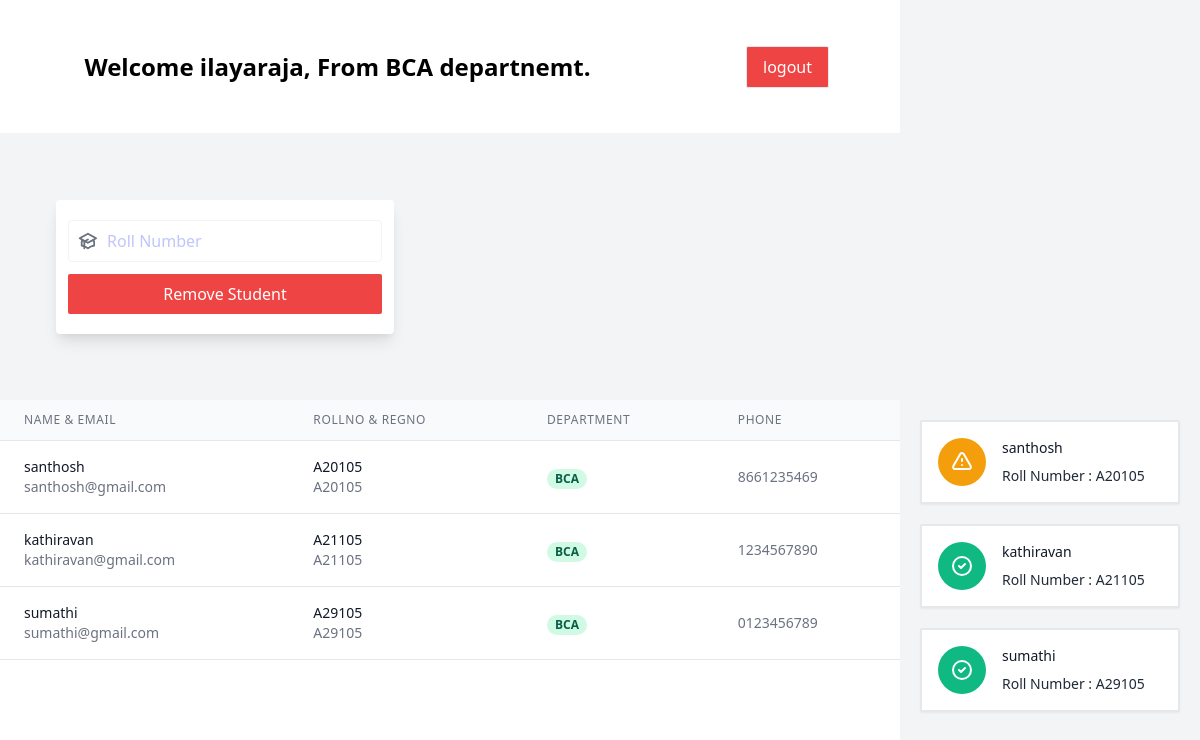
The page /staff/ (signed in) on the database as committed earlier.
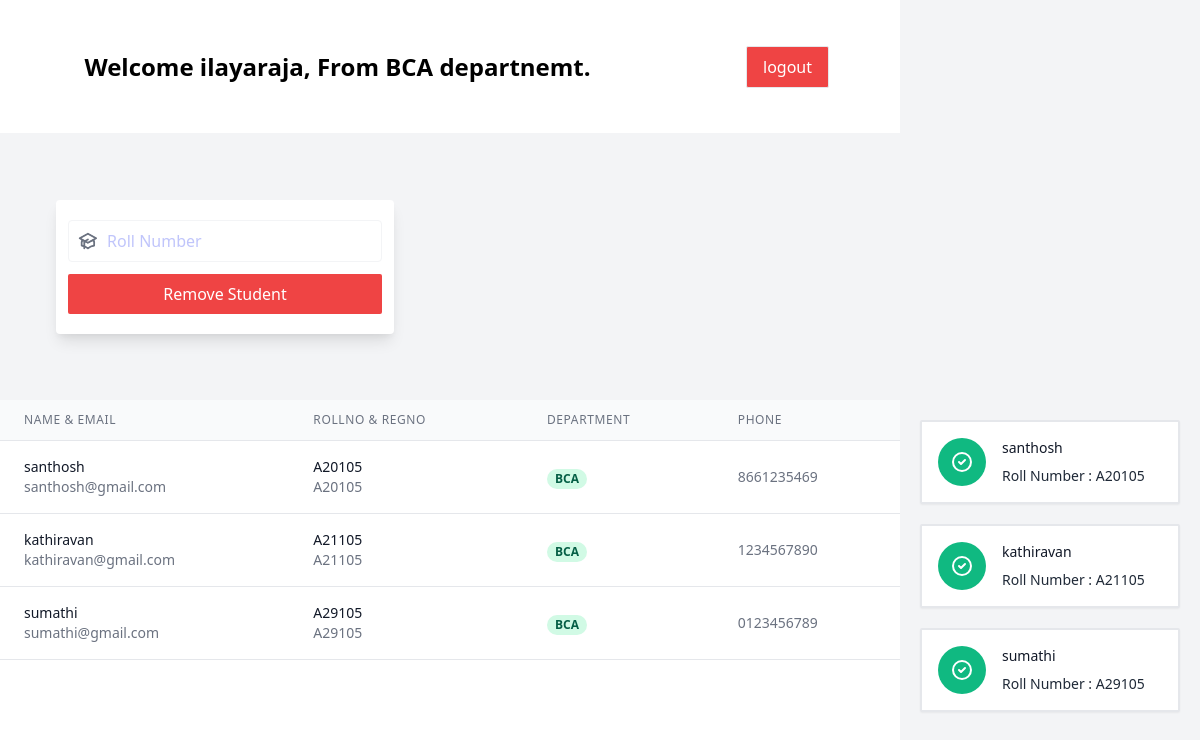
The same page on the database as committed later.
### app/models.py (models this page shows)
class Staff (models.Model):
    Name = models.CharField(max_length=30, default=None, null=True)
    Email = models.EmailField(default=None, null=True, blank=True)
    Dept = models.CharField(max_length=20, default=None, null=True, blank=True)

class Student (models.Model):
    Roll_No = models.CharField(max_length=20, default=None, null=True)
    Reg_No = models.CharField(max_length=20, default=None, null=True, blank=True)
    Name = models.CharField(max_length=30, default=None, null=True, blank=True)
    DOB = models.DateField(default=None, null=True, blank=True)
    Phone = models.CharField(max_length=10, default=None, null=True, blank=True)
    Dept = models.CharField(max_length=20, default=None, null=True, blank=True)
    Email = models.EmailField(default=None, null=True, blank=True)
    Father_Name = models.CharField(max_length=20, default=None, null=True, blank=True)
    Address = models.CharField(max_length=100, default=None, null=True, blank=True)
    Nationality = models.CharField(max_length=15, default=None, null=True, blank=True)
    Religion = models.CharField(max_length=10, default=None, null=True, blank=True)
    Caste_Community = models.CharField(max_length=5, default=None, null=True, blank=True)
    Date_Of_Admission = models.DateField(default=None, null=True, blank=True)
    Date_Of_Leaving = models.DateField(default=None, null=True, blank=True)
    Purpose_Of_TC = models.CharField(max_length=50, default=None, null=True, blank=True)
    Conduct = models.CharField(max_length=10, default=None, null=True, blank=True)
    Due_Department = models.BooleanField(default=False, null=True, blank=True)
    Due_Library = models.BooleanField(default=False, null=True, blank=True)
    Due_Hostel = models.BooleanField(default=False, null=True, blank=True)
    Due_Office = models.BooleanField(default=False, null=True, blank=True)
    Due_Labs = models.BooleanField(default=False, null=True, blank=True)
    Applied = models.BooleanField(default=False, null=True, blank=True)

### app/views.py (the view, shortened to what this page needs)
# urls.py: path('staff/',views.staff, name='staff'),
def staff(request):
    if request.user.is_authenticated and request.user.is_staff:
        form1 = Search(request.POST)
        form2 = RemoveStudent(request.POST)
        form3 = ConfirmRequest(request.POST)
        form4 = Viewstudent(request.POST)
        form5 = DeleteRequest(request.POST)
        staff = Staff.objects.get(Name=request.user.username)
        Reqs = Requests.objects.filter().values()
        students = Student.objects.filter(Dept=staff.Dept).values()
        dues = None
        search = None
        view = None
        if request.method == "POST":
            if form2.is_valid():
                username2 = form2.cleaned_data.get('username2')
                remove = Student.objects.get(Roll_No=username2, Dept=staff.Dept)
                remove.delete()
        if request.method == "POST":
            if form5.is_valid():
                rollno = form5.cleaned_data.get('decline')
                if Requests.objects.filter(Roll_No=rollno).exists():
                    Requests.objects.filter(Roll_No=rollno).delete()
        return render(request,'Staff_home.html', {'dues':dues, 'view':view,'search':search,'staff':staff, 'students':students, 'reqs':Reqs, 'form1':form1, 'form2':form2, 'form3':form3, 'form4':form4})
    else:
        return redirect('index')

### app/forms.py
class Search(forms.Form):
    username1 = forms.CharField(
        widget= forms.TextInput(
            attrs={
                "class":"w-full py-2 px-1 placeholder-indigo-400 outline-none placeholder-opacity-50",
                "placeholder":"Roll Number"
            }
        )
    )

class RemoveStudent(forms.Form):
    username2 = forms.CharField(
        widget= forms.TextInput(
            attrs={
                "class":"w-full py-2 px-1 placeholder-indigo-400 outline-none placeholder-opacity-50",
                "placeholder":"Roll Number"
            }
        )
    )

### templates/Staff_home.html (shortened to what this page needs)
{% extends 'base.html' %}
{% block content %}
<div class="grid grid-cols-4 h-screen">
    <div class="col-span-3 h-screen">
        <div class=" h-1/6 grid grid-cols-4 ">
            <div class="col-span-3 grid place-items-center">
                <h1 class="font-semibold text-2xl">Welcome {{staff.Name}}, From {{staff.Dept}} departnemt.</h1>
            </div>
            <div class="col-span-1 grid place-items-center">
                <a href="/logout"
                    class="bg-red-500 hover:bg-red-600 text-white text-md px-4 py-2 border rounded-sm">logout</a>
            </div>
        </div>
        <div class=" h-2/6 grid grid-cols-2 bg-gray-100">
            {% if staff.Dept != "library" and staff.Dept != "lab" and staff.Dept != "office" and staff.Dept != "hostel" %}
            <form action="" method="post" class="w-3/4 bg-white px-3 py-5 rounded shadow-lg m-auto">
                <div class="flex flex-col space-y-3">
                    <div class="flex items-center bg-white border border-gray-100 rounded px-2">
                        {{ form2.username2 }}
                    </div>
                    <button type="submit" class="text-white bg-red-500 px-4 py-2 rounded-sm">
                        Remove Student
                    </button>
                </div>
            </form>
            {% endif %}
        </div>
        <div class=" h-3/6 overflow-y-auto">
            <table class="w-full">
                <thead class="w-full">
                    <tr>
                        <th
                            class="px-6 py-3 border-b border-gray-200 bg-gray-50 text-left text-xs leading-4 font-medium text-gray-500 uppercase tracking-wider">
                            Name & Email</th>
                        <th
                            class="px-6 py-3 border-b border-gray-200 bg-gray-50 text-left text-xs leading-4 font-medium text-gray-500 uppercase tracking-wider">
                            Rollno & Regno</th>
                        <th
                            class="px-6 py-3 border-b border-gray-200 bg-gray-50 text-left text-xs leading-4 font-medium text-gray-500 uppercase tracking-wider">
                            Department</th>
                        <th
                            class="px-6 py-3 border-b border-gray-200 bg-gray-50 text-left text-xs leading-4 font-medium text-gray-500 uppercase tracking-wider">
                            Phone</th>
                    </tr>
                </thead>
                {% if staff.Dept != "library" and staff.Dept != "lab" and staff.Dept != "office" and staff.Dept != "hostel" %}
                <tbody class="bg-white w-full">
                    {% for student in students %}
                    <tr>
                        <td class="px-6 py-4 whitespace-no-wrap border-b border-gray-200">
                            <div class="flex items-center">
                                <div>
                                    <div class="text-sm leading-5 font-medium text-gray-900">{{student.Name}}
                                    </div>
                                    <div class="text-sm leading-5 text-gray-500">{{student.Email}}</div>
                                </div>
                            </div>
                        </td>
                        <td class="px-6 py-4 whitespace-no-wrap border-b border-gray-200">
                            <div class="text-sm leading-5 text-gray-900">{{student.Roll_No}}</div>
                            <div class="text-sm leading-5 text-gray-500">{{student.Reg_No}}</div>
                        </td>
                        <td class="px-6 py-4 whitespace-no-wrap border-b border-gray-200">
                            <span
                                class="px-2 inline-flex text-xs leading-5 font-semibold rounded-full bg-green-100 text-green-800">{{student.Dept}}</span>
                        </td>
                        <td class="px-6 py-4 whitespace-no-wrap border-b border-gray-200 text-sm text-gray-500">
                            {{student.Phone}}
                        </td>
                    </tr>
                    {% endfor %}
                </tbody>
                {% endif %}
            </table>
        </div>
    </div>
    <div class="col-span-1 h-auto bg-gray-100">
        <div class="h-1/2 overflow-y-auto p-5">
        </div>
        <div class="h-1/2 overflow-y-auto p-5">
            {% for student in students %}
            <div
                class="flex items-center p-4 bg-white border-2 mb-5 border-gray-200 rounded-sm shadow-sm dark:bg-gray-800">
                {% if student.Applied %}
                <div class="p-3 mr-4 bg-green-500 text-white rounded-full">
                    <svg xmlns="http://www.w3.org/2000/svg" class="h-6 w-6" fill="none" viewBox="0 0 24 24"
                        stroke="currentColor">
                        <path stroke-linecap="round" stroke-linejoin="round" stroke-width="2"
                            d="M9 12l2 2 4-4m6 2a9 9 0 11-18 0 9 9 0 0118 0z" />
                    </svg>
                </div>
                {% else %}
                <div class="p-3 mr-4 bg-yellow-500 text-white rounded-full">
                </div>
                {% endif %}
                <div>
                    <p class="mb-2 text-sm font-medium text-gray-900">{{student.Name}}</p>
                    <p class="text-sm font-normal text-gray-800">Roll Number : {{student.Roll_No}}</p>
                </div>
            </div>
            {% endfor %}
        </div>
    </div>
</div>
{% endblock %}

### templates/base.html (shortened to what this page needs)
<!DOCTYPE html>
<html lang="en">
<head>
    <link href="https://unpkg.com/tailwindcss@^2/dist/tailwind.min.css" rel="stylesheet">
</head>
<body>
    {% block content %}
    {% endblock %}
</body>
</html>

Rows that differ between the two databases and show on the page:
changed Student "santhosh": Applied False → True (drawn)
